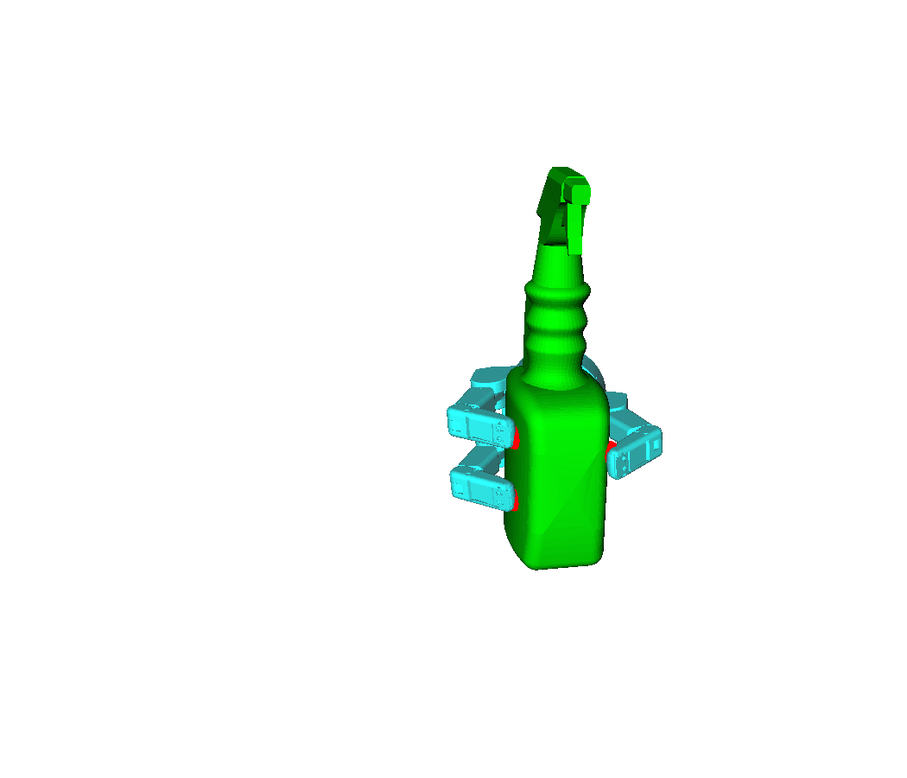
#> input picture figure.png, 907 x 778 px, shrunk from 1050 x 900 before the run
$ python image_analysis.py
#> lines starting #> are read from the running program, lines starting #| are printed output that depends on the picture
#!/usr/bin/env python

import cv2
import numpy as np
import matplotlib.pyplot as plt

img = cv2.imread('figure.png')#,cv2.IMREAD_GRAYSCALE)
#> img is the input picture: shape (778, 907, 3); mean B, G, R 243.3, 250.7, 241.4
#cv2.imshow('image',img)
#cv2.waitKey(0)
#cv2.destroyAllWindows()

plt.imshow(img,cmap = 'gray',interpolation='bicubic')
plt.plot([50,150],[30,70],'c',linewidth = 7)
plt.show()
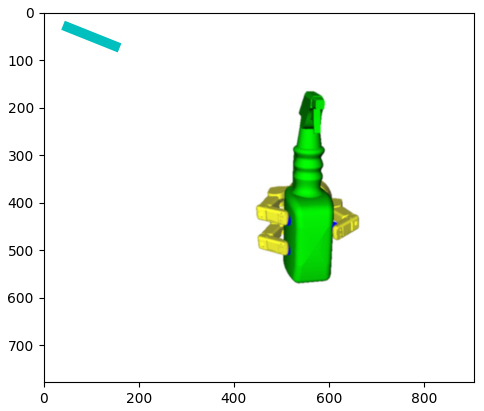
#> figure drawn by matplotlib, 1 panel; B, G, R data is drawn as R, G, B
